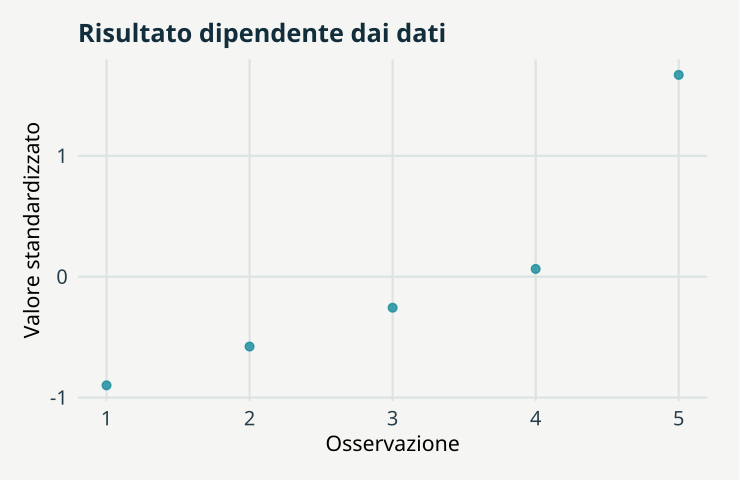

Generate this figure with R:
# GeoStat Lab — funzioni comuni. R >= 4.3; ggplot2 >= 3.4; jsonlite.
suppressPackageStartupMessages(library(ggplot2))
col_geo <- c('#168B9C','#BC5B35','#7054A4','#A17B19','#227864','#64748B')
theme_set(theme_minimal(base_size=17, base_family='sans') + theme(
  plot.background=element_rect(fill='#F5F6F3',colour=NA),
  panel.background=element_rect(fill='#F5F6F3',colour=NA),
  panel.grid.minor=element_blank(),panel.grid.major=element_line(colour='#DCE3E2'),
  plot.title=element_text(size=19,face='bold',colour='#122D3B'),
  plot.subtitle=element_text(size=13,colour='#405560',margin=margin(b=12)),
  axis.text=element_text(size=15,colour='#273E4A'),axis.title=element_text(size=16),
  legend.position='bottom',legend.title=element_blank(),legend.text=element_text(size=14),
  strip.text=element_text(size=15,face='bold'),plot.margin=margin(18,24,18,18)))
metric <- function(...) data.frame(grandezza=names(c(...)),valore=as.character(c(...)),check.names=FALSE)
f <- function(x,d=3) {out<-formatC(x,digits=d,format='fg');out[!is.finite(x)]<-'Non definito';out}
line_plot <- function(d,x='x',y='y',title='',xl=x,yl=y,group=NULL) {
 p<-ggplot(d,aes(x=.data[[x]],y=.data[[y]]))
 if(is.null(group)) p<-p+geom_line(colour=col_geo[1],linewidth=1.05) else p<-p+aes(colour=.data[[group]],group=.data[[group]])+geom_line(linewidth=1)+scale_colour_manual(values=col_geo)
 p+labs(title=title,x=xl,y=yl)
}
point_plot <- function(d,x='x',y='y',title='',xl=x,yl=y,group=NULL) {
 p<-ggplot(d,aes(x=.data[[x]],y=.data[[y]]))
 if(is.null(group))p<-p+geom_point(colour=col_geo[1],size=2.5,alpha=.8) else p<-p+aes(colour=.data[[group]])+geom_point(size=2.7,alpha=.85)+scale_colour_manual(values=col_geo)
 p+labs(title=title,x=xl,y=yl)
}
hist_plot<-function(x,title='',xl='Valore',bins=20)ggplot(data.frame(x=x),aes(x))+geom_histogram(bins=bins,fill=col_geo[1],colour='#F5F6F3')+labs(title=title,x=xl,y='Frequenza')
bar_plot<-function(d,x='gruppo',y='valore',title='',yl='Valore')ggplot(d,aes(x=.data[[x]],y=.data[[y]],fill=.data[[x]]))+geom_col(width=.65)+scale_fill_manual(values=rep(col_geo,length.out=length(unique(d[[x]])) ))+guides(fill='none')+labs(title=title,x=NULL,y=yl)
map_plot<-function(d,z='z',title='',xl='Est [km]',yl='Nord [km]')ggplot(d,aes(x,y,fill=.data[[z]]))+geom_raster()+coord_equal()+scale_fill_gradientn(colours=c('#153F56','#298C9C','#B8CDB2','#F1D889','#AD542F'))+labs(title=title,x=xl,y=yl)
acf_data<-function(x,lag=20){a<-acf(x,lag.max=min(lag,length(x)-1),plot=FALSE);data.frame(x=as.vector(a$lag)[-1],y=as.vector(a$acf)[-1])}
# AR(1), distribuzione marginale stazionaria N(0, 1).
ar_series<-function(n,rho){x<-numeric(n);x[1]<-rnorm(1);for(i in 2:n)x[i]<-rho*x[i-1]+sqrt(1-rho^2)*rnorm(1);x}
# Distanze euclidee in unità metriche già dichiarate; nessuna conversione implicita di CRS.
dist_cross<-function(a,b)sqrt(outer(a[,1],b[,1],'-')^2+outer(a[,2],b[,2],'-')^2)
# Predittore IDW: i punti coincidenti ricevono esattamente il valore osservato.
idw<-function(xy,z,new,power=2){dd<-dist_cross(new,xy);apply(dd,1,function(d)if(any(d<1e-10))mean(z[d<1e-10])else weighted.mean(z,d^(-power)))}
# CART didattico binario: divisioni assiali che minimizzano l'impurità di Gini.
cart_fit<-function(x,y,depth=2,minleaf=4){
 node<-list(p=mean(y),n=length(y));if(depth<1||length(unique(y))<2||length(y)<2*minleaf)return(node)
 best<-Inf
 for(j in seq_len(ncol(x))){v<-sort(unique(x[,j])); if(length(v)<2)next
  for(cut in (head(v,-1)+tail(v,-1))/2){left<-x[,j]<=cut;nl<-sum(left);nr<-sum(!left);if(min(nl,nr)<minleaf)next
   score<-nl*mean(y[left])*(1-mean(y[left]))+nr*mean(y[!left])*(1-mean(y[!left]))
   if(score<best){best<-score;node$j<-j;node$cut<-cut;split<-left}
  }
 }
 if(is.finite(best)){node$left<-cart_fit(x[split,,drop=FALSE],y[split],depth-1,minleaf);node$right<-cart_fit(x[!split,,drop=FALSE],y[!split],depth-1,minleaf)};node
}
cart_predict<-function(tree,x)apply(x,1,function(row){t<-tree;while(!is.null(t$j))t<-if(row[t$j]<=t$cut)t$left else t$right;t$p})

p <- list(value = 20, seed = 17)
set.seed(p$seed)
x <- c(4, 6, 8, 10, p$value)

z <- (x - mean(x))/sd(x)

data <- data.frame(indice = 1:5, grezzo = x, standardizzato = z)

plots <- list(point_plot(data, "indice", "standardizzato", "Risultato dipendente dai dati", 
    "Osservazione", "Valore standardizzato"))

metrics <- metric(`Media di ingresso` = f(mean(x)), `SD di ingresso` = f(sd(x)), `Media standardizzata` = f(mean(z)), 
    `Somma quadratica standardizzata` = f(sum(z^2)))
print(metrics,row.names=FALSE)
ggplot2::ggsave('m15-dipendenze-B.svg',plots[[1]],device=svglite::svglite,width=7.7,height=5.0,bg='#F8F6F1')
